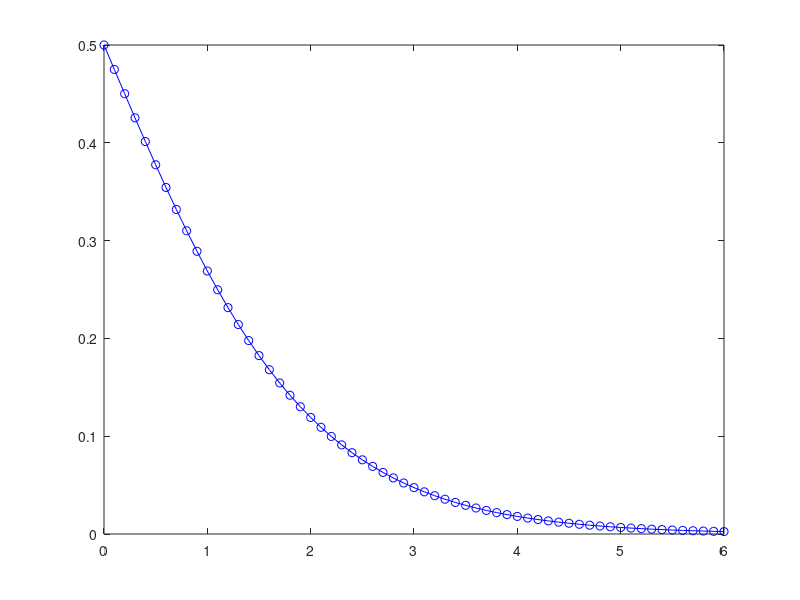

Recreate this plot in MATLAB.
X = [0:0.1:6];
Y = zeros(size(X));
for i = 1:(length(X)),
  Y(i) = 1 / (1 + exp(X(i)));
end;
plot(X, Y, 'ob', 'linestyle', "-");
hold on;